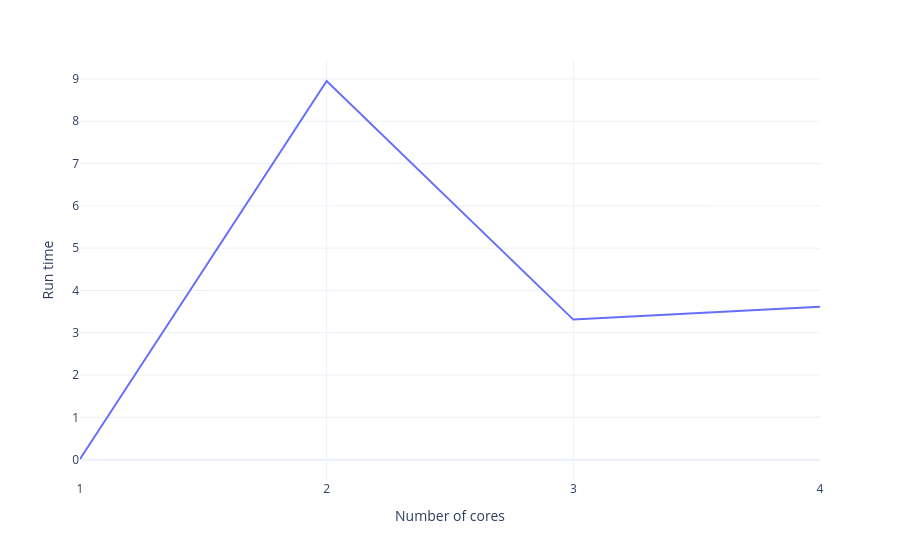

Here is the notebook cell this chart was saved with:
### Code cell
import plotly.express as px
# Plot time by number of cores
fig = px.line(timing_results, x="cores", y="run_time")
fig.update_layout(
    xaxis={"dtick": 1},
    xaxis_title="Number of cores",
    yaxis_title="Run time",
    template="plotly_white"
)

### Figure 1 — Plotly figure (JSON) as saved in the notebook; plotly's stock layout.template omitted (floating-point values rounded to 4 significant figures)
{"data": [{"hovertemplate": "cores=%{x}<br>run_time=%{y}<extra></extra>", "legendgroup": "", "line": {"color": "#636efa", "dash": "solid"}, "marker": {"symbol": "circle"}, "mode": "lines", "name": "", "orientation": "v", "showlegend": false, "type": "scatter", "x": [1, 2, 3, 4], "xaxis": "x", "y": [0.01583, 8.952, 3.311, 3.617], "yaxis": "y"}], "layout": {"legend": {"tracegroupgap": 0}, "margin": {"t": 60}, "xaxis": {"anchor": "y", "domain": [0, 1], "dtick": 1, "title": {"text": "Number of cores"}}, "yaxis": {"anchor": "x", "domain": [0, 1], "title": {"text": "Run time"}}}}
